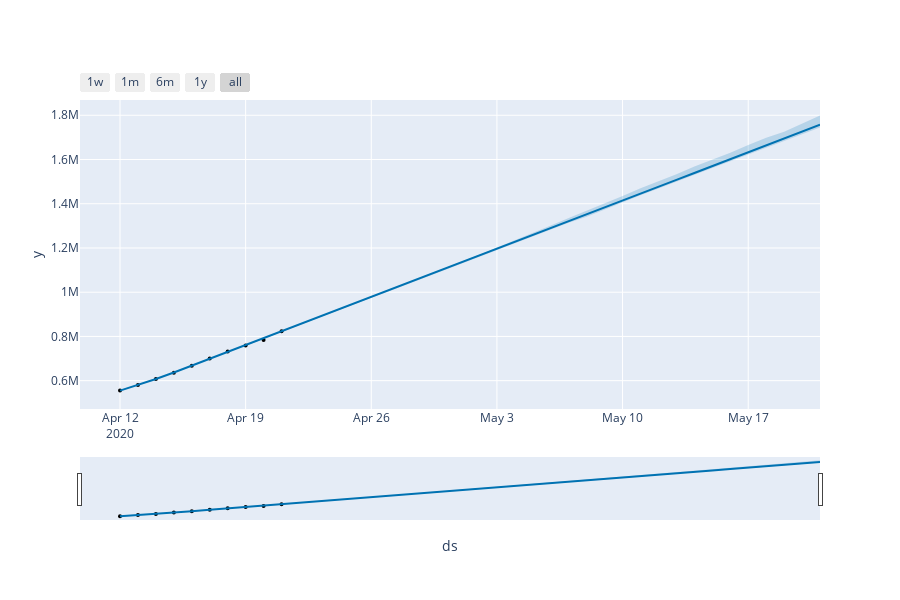

Here is the notebook cell this chart was saved with:
### Markdown cell above
Para poder ver los componentes del pronóstico, usaremos plot_plotly.

### Code cell
fig = plot_plotly(m, forecast)
py.iplot(fig) 
fig = m.plot(forecast,xlabel='Date',ylabel='Confirmed Count')
